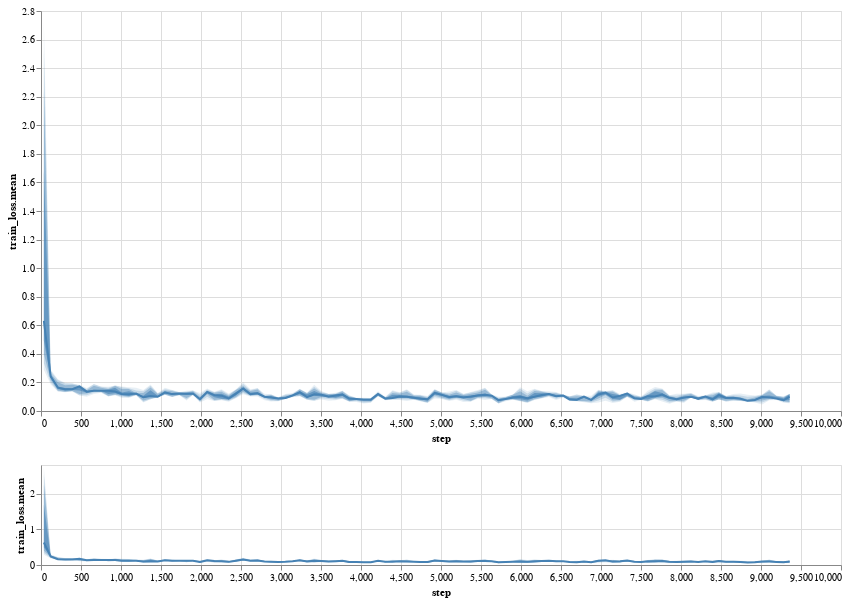

Here is the notebook cell this chart was saved with:
### Markdown cell above
The one I use is smoothed out with a view finder.
It is so much easier to zoom and go into details of a chart with it.

### Code cell
a.tb.render_scalar(Scalars.train_loss)
